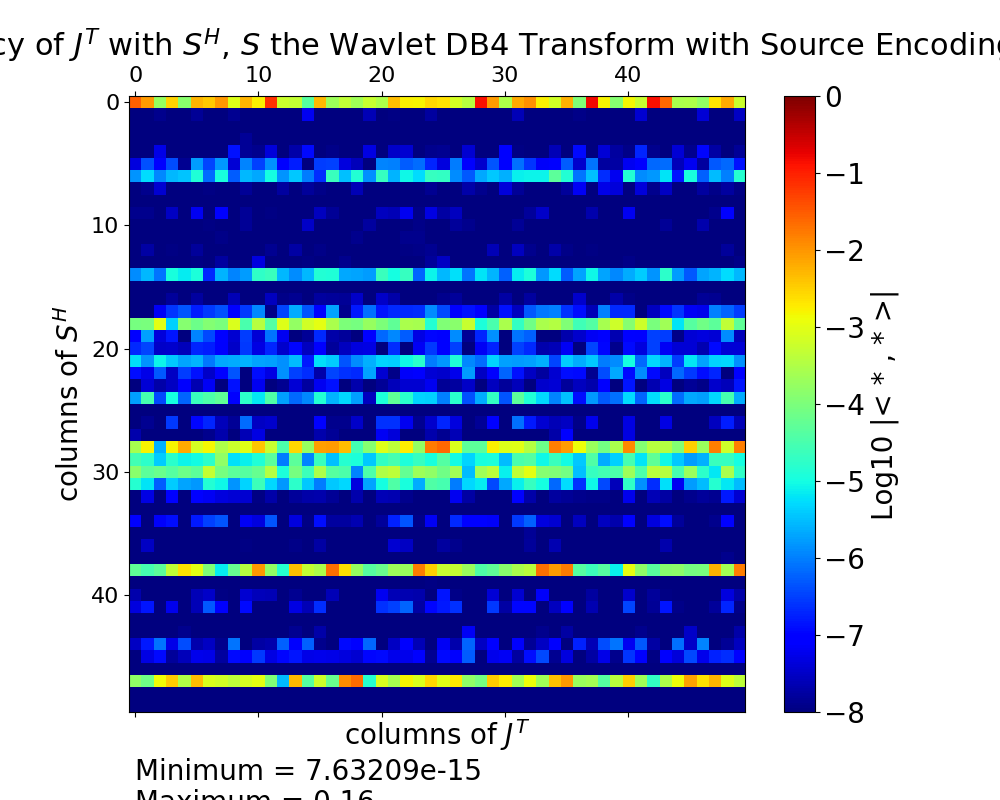

The Python source for this figure:
from SimPEG import Mesh, Regularization, Maps, Utils, EM
from SimPEG.EM.Static import DC
import numpy as np
import matplotlib.pyplot as plt 
#%matplotlib inline
import copy
import pandas as pd
from scipy.sparse import csr_matrix, spdiags, dia_matrix,diags
from scipy.sparse.linalg import spsolve
from  scipy.stats import norm,multivariate_normal
import sys
path ="../pymatsolver/" 
path = "../../../Documents/pymatsolver/"
sys.path.append(path)
from pymatsolver import PardisoSolver
from scipy.interpolate import LinearNDInterpolator, interp1d
from sklearn.mixture import GaussianMixture
from SimPEG import DataMisfit, Regularization, Optimization, InvProblem, Directives, Inversion
import SimPEG
import scipy.sparse as sp

#2D model
csx, csy, csz = 0.25,0.25,0.25
# Number of core cells in each directiPon s
ncx, ncz = 2**7-24,2**7-12
# Number of padding cells to add in each direction
npad = 12
# Vectors of cell lengthts in each direction
hx = [(csx,npad, -1.5),(csx,ncx),(csx,npad, 1.5)]
hz= [(csz,npad,-1.5),(csz,ncz)]
# Create mesh
mesh = Mesh.TensorMesh([hx, hz],x0="CN")
# Map mesh coordinates from local to UTM coordiantes
#mesh.x0[2] = mesh.x0[2]-mesh.vectorCCz[-npad-1]
mesh.x0[1] = mesh.x0[1]+csz/2.
#mesh.x0[0] = mesh.x0[0]+csx/2.
#mesh.plotImage(np.ones(mesh.nC)*np.nan, grid=True)
#mesh.plotImage(np.ones(mesh.nC)*np.nan, grid=True)
#plt.gca().set_xlim([-20,20])
#plt.gca().set_ylim([-15,0])
#mesh.plotGrid()
#plt.gca().set_aspect('equal')
#plt.show()

print "Mesh Size: ", mesh.nC


#Model Creation
lnsig_air = 1e-8;

x0,z0, r0 = -6., -4., 3.
x1,z1, r1 =  6., -4., 3.

ln_sigback = -5.
ln_sigc = -3.
ln_sigr = -7.

noisemean = 0.
noisevar = 0.0
overburden_extent = 0.
ln_over = -4.
#m = (lnsig_background)*np.ones(mesh.nC);
#mu =np.ones(mesh.nC);
mtrue = ln_sigback*np.ones(mesh.nC) + norm(noisemean,noisevar).rvs(mesh.nC)

overb = (mesh.gridCC[:,1] >-overburden_extent) & (mesh.gridCC[:,1]<=0)
mtrue[overb] = ln_over*np.ones_like(mtrue[overb])+ norm(noisemean,noisevar).rvs(np.prod((mtrue[overb]).shape))


csph = (np.sqrt((mesh.gridCC[:,1]-z0)**2.+(mesh.gridCC[:,0]-x0)**2.))< r0
mtrue[csph] = ln_sigc*np.ones_like(mtrue[csph]) + norm(noisemean,noisevar).rvs(np.prod((mtrue[csph]).shape))

#Define the sphere limit
rsph = (np.sqrt((mesh.gridCC[:,1]-z1)**2.+(mesh.gridCC[:,0]-x1)**2.))< r1
mtrue[rsph] = ln_sigr*np.ones_like(mtrue[rsph]) + norm(noisemean,noisevar).rvs(np.prod((mtrue[rsph]).shape))

mtrue = Utils.mkvc(mtrue);

mesh.plotGrid()
plt.gca().set_xlim([-10,10])
plt.gca().set_ylim([-10,0])
xyzlim = np.r_[[[-10.,10.],[-10.,1.]]]
actind, meshCore = Utils.meshutils.ExtractCoreMesh(xyzlim,mesh)

plt.hist(mtrue[actind],bins =50,normed=True);

fig0 = plt.figure()
ax0 = fig0.add_subplot(111)
mm = meshCore.plotImage(mtrue[actind],ax = ax0)
plt.colorbar(mm[0])
ax0.set_aspect("equal")
#plt.show()


def getCylinderPoints(xc,zc,r):
    xLocOrig1 = np.arange(-r,r+r/10.,r/10.)
    xLocOrig2 = np.arange(r,-r-r/10.,-r/10.)
    # Top half of cylinder
    zLoc1 = np.sqrt(-xLocOrig1**2.+r**2.)+zc
    # Bottom half of cylinder
    zLoc2 = -np.sqrt(-xLocOrig2**2.+r**2.)+zc
    # Shift from x = 0 to xc
    xLoc1 = xLocOrig1 + xc*np.ones_like(xLocOrig1)
    xLoc2 = xLocOrig2 + xc*np.ones_like(xLocOrig2)

    topHalf = np.vstack([xLoc1,zLoc1]).T
    topHalf = topHalf[0:-1,:]
    bottomHalf = np.vstack([xLoc2,zLoc2]).T
    bottomHalf = bottomHalf[0:-1,:]

    cylinderPoints = np.vstack([topHalf,bottomHalf])
    cylinderPoints = np.vstack([cylinderPoints,topHalf[0,:]])
    return cylinderPoints

cylinderPoints0 = getCylinderPoints(x0,z1,r0)
cylinderPoints1 = getCylinderPoints(x1,z1,r1)  

#Gradient array 1 2D
srclist = []
nSrc = 23
lines = 1
ylines = np.r_[0.]
xlines = np.r_[0.]
z = 0.

#xline
for k in range(lines):
    for i in range(nSrc):
        if i<=11:
            locA = np.r_[-14.+1., z]
            locB = np.r_[-8.+2.*i-1., z]
            #M = np.c_[np.arange(-12.,-12+2*(i+1),2),np.ones(i+1)*z]
            #N = np.c_[np.arange(-10.,-10+2*(i+1),2),np.ones(i+1)*z]
            M = np.c_[np.arange(-12.,10+1,2),np.ones(12)*z]
            N = np.c_[np.arange(-10.,12+1,2),np.ones(12)*z]
            rx = DC.Rx.Dipole(M,N)
            src= DC.Src.Dipole([rx],locA,locB)
            srclist.append(src)
            #print locA,locB,"\n",[M,N],"\n"
            
            #rx = DC.Rx.Dipole(-M,-N)
            #src= DC.Src.Dipole([rx],-locA,-locB)
            #srclist.append(src)
            #print -locA,-locB,"\n",[-M,-N],"\n"


            
        else:
            locA = np.r_[-14.+2*(i-11)+1., z]
            locB = np.r_[14.-1.,z]
            #M = np.c_[np.arange(locA[0]+1.,12.,2),np.ones(nSrc-i)*z]
            #N = np.c_[np.arange(locA[0]+3.,14.,2),np.ones(nSrc-i)*z]
            M = np.c_[np.arange(-12.,10+1,2),np.ones(12)*z]
            N = np.c_[np.arange(-10.,12+1,2),np.ones(12)*z]
            rx = DC.Rx.Dipole(M,N)
            src= DC.Src.Dipole([rx],locA,locB)
            srclist.append(src)
            #print "line2",locA,locB,"\n",[M,N],"\n"
            
            #rx = DC.Rx.Dipole(-M,-N)
            #src= DC.Src.Dipole([rx],-locA,-locB)
            #srclist.append(src)

mapping = Maps.ExpMap(mesh)
survey = DC.Survey(srclist)
problem = DC.Problem3D_CC(mesh, sigmaMap=mapping)
problem.pair(survey)
problem.Solver = PardisoSolver
survey.dobs = survey.dpred(mtrue)
survey.std = 0.05*np.ones_like(survey.dobs)
survey.eps = 1e-5*np.linalg.norm(survey.dobs)
dmisAll = DataMisfit.l2_DataMisfit(survey)


print '# of data: ', survey.dobs.shape

class SimultaneousSrc(DC.Src.BaseSrc):
    """
    Dipole source
    """
    QW = None
    Q = None
    W = None
    def __init__(self, rxList,Q,W, **kwargs):
        
        SimPEG.Survey.BaseSrc.__init__(self, rxList, **kwargs)

    def eval(self, prob):
        return self.QW

class SimultaneousRx(DC.Rx.BaseRx):
    """
    SimultaneousRx receiver
    """

    def __init__(self, locs, rxType='phi', **kwargs):
        # We may not need this ...
        SimPEG.Survey.BaseRx.__init__(self, locs, rxType)
                    
    @property
    def nD(self):
        """Number of data in the receiver."""
        return self.locs.shape[0]

        # Not sure why ...
        # return int(self.locs[0].size / 2)

    def getP(self, mesh, Gloc):
        return self.locs

P = []
M = np.c_[np.arange(-12.,10+1,2),np.ones(12)*z]
N = np.c_[np.arange(-10.,12+1,2),np.ones(12)*z]
rx = DC.Rx.Dipole(M,N)
P = rx.getP(mesh,'CC')


from SimPEG.Maps import IdentityMap
import pywt

class WaveletMap(IdentityMap):

    def __init__(self, mesh=None, nP=None, **kwargs):
        super(WaveletMap, self).__init__(mesh=mesh, nP=nP, **kwargs)

    def _transform(self, m, wv = 'db2'):
        coeff_wv = pywt.wavedecn(m.reshape(self.mesh.nCx,self.mesh.nCy,order = 'F'),wv, mode = 'per')
        array_wv = pywt.coeffs_to_array(coeff_wv)        
        return Utils.mkvc(array_wv[0])

    def deriv(self, m, v=None, wv = 'db2'):
        if v is not None:
            coeff_wv = pywt.wavedecn(v.reshape(self.mesh.nCx,self.mesh.nCy,order = 'F'),wv, mode = 'per')
            array_wv = pywt.coeffs_to_array(coeff_wv)        
            return Utils.mkvc(array_wv[0])
        else:
            print "not implemented"

    def inverse(self, m, wv = 'db2'):
        msyn = np.zeros(mesh.nC)
        coeff_wv = pywt.wavedecn(msyn.reshape(self.mesh.nCx,self.mesh.nCy,order = 'F'),wv, mode = 'per')
        array_wv = pywt.coeffs_to_array(coeff_wv)
        coeff_back = pywt.array_to_coeffs(m.reshape(array_wv[0].shape, order = 'F'),array_wv[1])
        coeff_m = pywt.waverecn(coeff_back,wv, mode = 'per')
        return Utils.mkvc(coeff_m)

class iWaveletMap(IdentityMap):

    def __init__(self, mesh, nP=None, **kwargs):
        super(iWaveletMap, self).__init__(mesh=mesh, nP=nP, **kwargs)

    def _transform(self, m, wv = 'db2'):
        msyn = np.zeros(mesh.nC)
        coeff_map = pywt.wavedecn(msyn.reshape(self.mesh.nCx,self.mesh.nCy,order = 'F'),wv, mode = 'per')
        array_map = pywt.coeffs_to_array(coeff_map)
        coeff_map = pywt.array_to_coeffs(m.reshape(array_map[0].shape,order= 'F'),array_map[1])
        coeff_back_map = pywt.waverecn(coeff_map,wv, mode = 'per')
        return Utils.mkvc(coeff_back_map)

    def deriv(self, m, v=None, wv = 'db2'):
        if v is not None:
            coeff_wv = pywt.wavedecn(v.reshape(self.mesh.nCx,self.mesh.nCy,order = 'F'),wv, mode = 'per')
            array_wv = pywt.coeffs_to_array(coeff_wv)
            coeff_back = pywt.array_to_coeffs(v,array_wv[1])
            coeff_m = pywt.waverecn(coeff_back,wv, mode = 'per')
            return Utils.mkvc(coeff_m)        
        else:
            print "not implemented"

    def inverse(self, m, wv = 'db2'):
        
        coeff_wv = pywt.wavedecn(m.reshape(self.mesh.nCx,self.mesh.nCy,order = 'F'),wv, mode = 'per')
        array_wv = pywt.coeffs_to_array(coeff_wv)        
        return Utils.mkvc(array_wv[0])

wavmap = WaveletMap(mesh)
iwavmap = iWaveletMap(mesh) 

np.random.seed(2017)

nsubSrc = 5

#Initialize Random Source
W = np.random.randn(survey.nSrc,nsubSrc)
#problem.unpair()
#roblem.pair(survey)
Q = problem.getRHS()
sub = problem.getRHS().dot(W)

rx_r = SimultaneousRx(locs=P)
srcList_r = []
for isrc in range(sub.shape[1]):
    src_r = SimultaneousSrc([rx_r], Q=Q[:,isrc],W=W[:,isrc],QW =Q.dot(W)[:,isrc])
    srcList_r.append(src_r)
survey_r = DC.Survey(srcList_r)

problem.unpair()
problem.pair(survey_r)

J = lambda v:  problem.Jvec(mtrue,v)
Jt = lambda v: problem.Jtvec(mtrue,v)

x = np.zeros_like(mtrue)
v = np.zeros(problem.survey.nD)
print 'v shape: ',v.shape
indx = np.random.permutation(len(x))
indv = np.random.permutation(len(v))

coeff = 50
mu = np.zeros([coeff, coeff])
for i in range(coeff):
    print 'iteration: ',i
    for j in range(coeff):
        x = np.zeros_like(mtrue)
        v = np.zeros(problem.survey.nD)
        x[indx[i]] = 1.
        v[indv[np.mod(j,len(v))]] = 1.
        x = iwavmap*x

        problem.unpair()
        problem.pair(survey)
        #Initialize Random Source
        W = np.random.randn(survey.nSrc,nsubSrc)
        #problem.unpair()
        #roblem.pair(survey)
        Q = problem.getRHS()
        sub = problem.getRHS().dot(W)
        
        rx_r = SimultaneousRx(locs=P)
        srcList_r = []
        for isrc in range(sub.shape[1]):
            src_r = SimultaneousSrc([rx_r], Q=Q[:,isrc],W=W[:,isrc],QW =Q.dot(W)[:,isrc])
            srcList_r.append(src_r)
        survey_r = DC.Survey(srcList_r)
        
        problem.unpair()
        problem.pair(survey_r)

        J = lambda v:  problem.Jvec(mtrue,v)
        Jt = lambda v: problem.Jtvec(mtrue,v)

        v = Jt(v)
        x = x/np.linalg.norm(x)
        v = v/np.linalg.norm(v)
        mu[i,j] = x.dot(v)

np.save('./mu.npy',mu)
np.savez('./mu.npz',mu)

fig0 = plt.figure(figsize=(10,8))
ax0 = fig0.add_subplot(111)
mm = ax0.matshow(np.log10(np.abs(mu)), cmap="jet")
mm.set_clim(vmin=-8., vmax=0.)
cb = plt.colorbar(mm)
cb.set_label("Log10 |< * , * >|", fontsize=20)
cb.ax.tick_params(labelsize=20)

ax0.set_aspect("equal")
ax0.set_xlabel("columns of $J^T$",fontsize = 20)
ax0.set_ylabel("columns of $S^H$",fontsize =20)
ax0.set_title("Coherency of $J^T$ with $S^H$, $S$ the Wavlet DB4 Transform with Source Encoding",fontsize = 22)
ax0.text(0.,1.1*coeff,"Minimum = %g"%(np.abs(mu).min()),fontsize =20)
ax0.text(0.,1.15*coeff,"Maximum = %.2f"%(np.abs(mu).max()),fontsize =20)
ax0.tick_params(labelsize = 16)

fig0.savefig('./coh_WVT_DB4_withW_Gauss.png')

plt.show()
